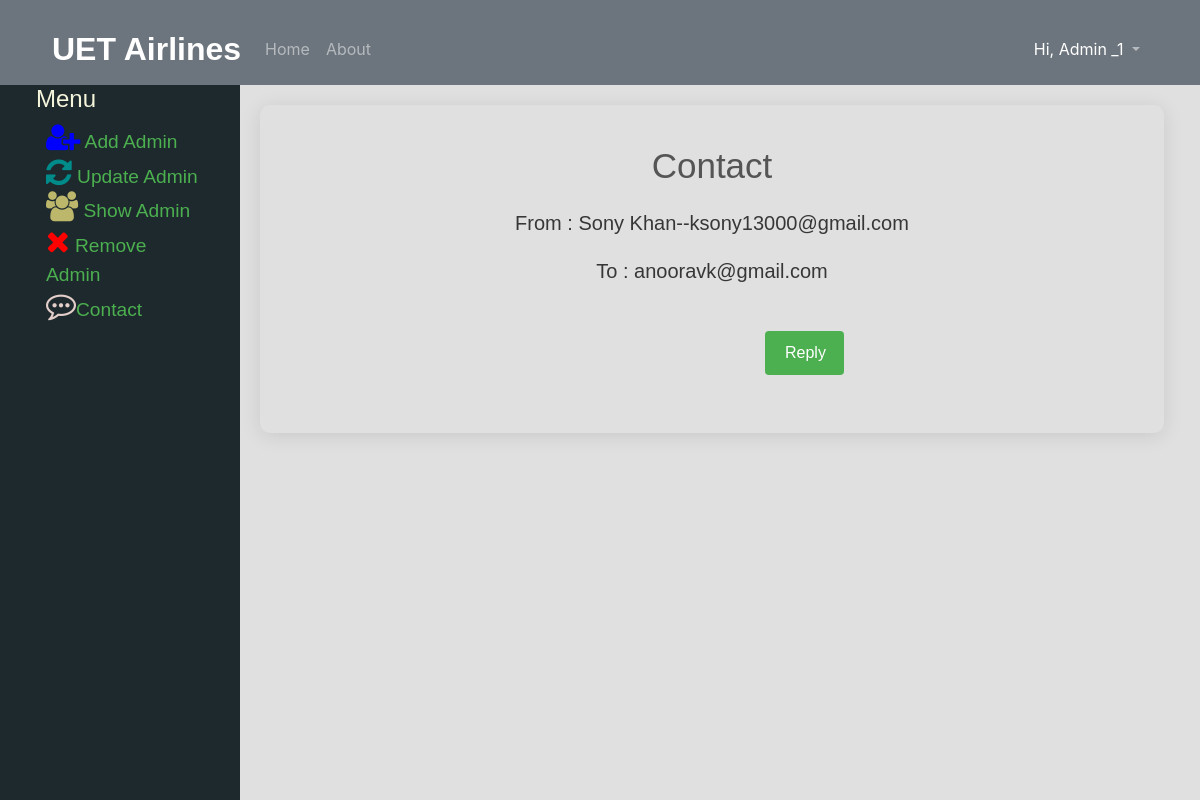
Page /reply.php?id=1 (signed in) on the committed database.
### tables this page shows
CREATE TABLE `users` (
  `userid` int(20) NOT NULL,
  `fname` varchar(11) NOT NULL,
  `lname` varchar(11) NOT NULL,
  `uname` varchar(11) NOT NULL,
  `email` varchar(30) NOT NULL,
  `phone` int(11) NOT NULL,
  `gender` varchar(11) NOT NULL,
  `bdate` date NOT NULL,
  `pass` varchar(11) NOT NULL,
  `utype` varchar(20) NOT NULL
);

CREATE TABLE `contacts` (
  `id` int(10) NOT NULL,
  `nname` varchar(20) NOT NULL,
  `email` varchar(25) NOT NULL,
  `ssubject` varchar(25) NOT NULL,
  `ddescription` varchar(200) NOT NULL
);

### database_connect.php (called while the page is built, shortened)
<?php
	 $serverName="localhost";
	 $userName="root";
	 $password="";
	 $dbName="airlinedb";
	function get($query)
	{
        $data=array();
		global $serverName,$userName,$password,$dbName;
		$conn = mysqli_connect( $serverName, $userName, $password, $dbName);
        $result=mysqli_query($conn,$query);
        if(mysqli_num_rows($result) > 0)
        {
            while($row = mysqli_fetch_assoc($result))
            {
                $entity=array();
                foreach($row as $k=>$v)
                {
                    $entity[$k] = $row[$k];
                }
                $data[] = $entity;
            }
        }
		return $data;
	}
	function getU($query)
	{
		global $serverName;
		global $userName;
		global $password;
		global $dbName;
		$conn = mysqli_connect( $serverName, $userName, $password, $dbName);
		$result=mysqli_query($conn,$query);
		return $result;
	}
?>

### navbarController.php (called while the page is built, shortened)
<?php
    require_once '../../models/database_connect.php';
    $name3=$_SESSION['loggedinuser'];
    $query ="SELECT fname, lname FROM users WHERE uname='$name3'";
    $userName = getU($query);
    if(mysqli_num_rows($userName) > 0)
    {
        while($rows = mysqli_fetch_assoc($userName))
        {
            $name= $rows["fname"];
            $name1= $rows["lname"];
        }
    }
?>

### replyController.php (called while the page is built, shortened)
<?php
require_once '../../models/database_connect.php';
function getEmail($id)
{
    $query ="SELECT * FROM contacts WHERE id=$id";
    $admin = get($query);
    return $admin[0];
}
?>

### reply.php (the view, shortened to what this page needs)
<?php
require_once '../../controllers/superadmin/replyController.php';
$id = $_GET["id"];
$email=getEmail($id);
?>
<!DOCTYPE html>
<html lang="en">
<head>
    <link
      rel="stylesheet"
      href="https://maxcdn.bootstrapcdn.com/bootstrap/4.4.1/css/bootstrap.min.css"
    />
    <link
      rel="stylesheet"
      href="https://cdnjs.cloudflare.com/ajax/libs/font-awesome/4.7.0/css/font-awesome.min.css"
    />
    <link rel="stylesheet" href="css/showadmin.css" />
</head>
<body>
<?php
    include "navbar.php";
    ?>
     <section id="admin-menu">
    <?php include "superadminmenu.php"; ?>
      <div class="split-right">
        <div>
          <div class="search p-l-55 p-r-55 p-t-65 p-b-50">
            <form action="mailto:<?php echo $email['email'];?>" class="search-form">
              <span class="search-form-title">Contact</span>
              <br>
              <span class="tomail"> From : Sony Khan--ksony13000@gmail.com</span><br>
              <span class="tomail">To : <?php echo $email['email']; ?></span>
              <br />
              <span style="color:red"><?php echo $err_notice; ?></span> <br>
              <input type="submit" class="searchb" name="sendNotice" value="Reply" style="    margin-left: 450px;
    margin-top: 0px;">
            </form>
          </div>
        </div>
      </div>
    </section>
</body>
</html>

### navbar.php (shortened to what this page needs)
<?php
require_once '../../controllers/admin/navbarController.php';
?>
<html>
<body>
<section id="navbar">
      <div class="container-fluid">
        <nav class="navbar navbar-expand-sm bg-secondary navbar-dark">
          <a class="navbar-brand" href="../index.php"
            >UET Airlines</a
          >
          <ul class="navbar-nav">
            <li class="nav-item">
              <a class="nav-link" href="admin.php">Home</a>
            </li>
            <li class="nav-item">
              <a class="nav-link" href="#">About</a>
            </li>
          </ul>
          <div class="collapse navbar-collapse">
            <ul class="navbar-nav ml-auto">
              <li class="nav-item dropdown">
                <a
                  class="nav-link dropdown-toggle"
                  href="#"
                  id="navbardrop"
                  data-toggle="dropdown"
                >
                <span style="color: #fff">Hi, <?php echo $name." ".$name1; ?> </span>
                </a>
              </li>
            </ul>
          </div>
        </nav>
      </div>
    </section>
</body>
</html>

### showadmin.css (style rules this page uses)
#navbar { background-color: #6c757d; }
.container-fluid { padding: 1% 3%; }
.navbar-brand { font-family: "Montserrat", sans-serif; font-weight: 700; font-size: 2rem; }
#admin-menu { font-family: "Montserrat", sans-serif; }
.split-right { height: 100%; width: 80%; position: fixed; z-index: 1; overflow-x: hidden; padding-top: 20px; right: 0; background: rgb(224, 224, 224); font-family: "Montserrat", sans-serif; top: 85px; padding: 0% 3%; padding-left: 20px; }
.p-l-55 { padding-left: 55px; }
.p-r-55 { padding-right: 55px; }
.p-t-65 { padding-top: 40px; }
.p-b-50 { padding-bottom: 50px; }
.search { margin-top: 20px; width: 100%; background: rgb(224, 224, 224); border-radius: 10px; overflow: hidden; box-shadow: 0 3px 20px 0px rgba(0, 0, 0, 0.1); -moz-box-shadow: 0 3px 20px 0px rgba(0, 0, 0, 0.1); -webkit-box-shadow: 0 3px 20px 0px rgba(0, 0, 0, 0.1); -o-box-shadow: 0 3px 20px 0px rgba(0, 0, 0, 0.1); -ms-box-shadow: 0 3px 20px 0px rgba(0, 0, 0, 0.1); }
.search-form-title { display: block; font-family: "Montserrat", sans-serif; font-size: 35px; color: #555555; line-height: 1.2; text-align: center; }
.search-form { width: 100%; }
.searchb { width: 10%; background-color: #4caf50; color: white; padding: 10px 20px; margin: 8px 0; border: none; border-radius: 4px; cursor: pointer; }
.tomail { display: block; font-family: "Montserrat", sans-serif; font-size: 20px; color: #383636; line-height: 1.2; text-align: center; }

### rows in the picture
users: fname "Admin", lname "_1"
contacts: email "anooravk@gmail.com"
